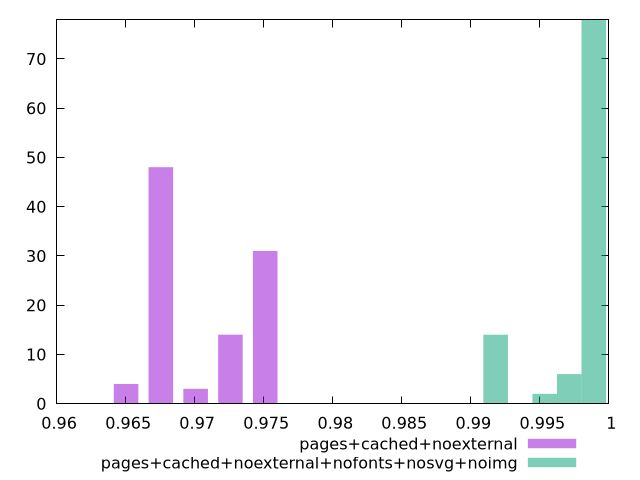

gnuplot code for this plot:
$_pagesCachedNoexternal <<EOF
0.9751083816985162 31
0.9675494019954269 48
0.9725887217974865 14
0.9700690618964567 3
0.9650297420943973 4
EOF
$_pagesCachedNoexternalNofontsNosvgNoimg <<EOF
0.9989090725746813 78
0.9917993994602707 14
0.9953542360174761 2
0.9971316542960786 6
EOF
set key outside below
set terminal pngcairo
set output "report_00004_2020-11-02T20-21-41.718Z/speed-index/speed-index_pages+cached+noexternal_pages+cached+noexternal+nofonts+nosvg+noimg+hist.png"
set boxwidth 0.0017774182786026358
set style fill transparent solid 0.5 noborder
set yrange [0:78]
plot $_pagesCachedNoexternal title "pages+cached+noexternal" with boxes ,$_pagesCachedNoexternalNofontsNosvgNoimg title "pages+cached+noexternal+nofonts+nosvg+noimg" with boxes ,
